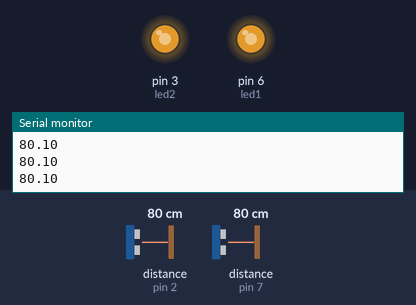
Bench run of a sketch on a simulated Arduino Uno, built with avr-gcc and run on an emulated ATmega328P. On the bench: output pins drawn as LEDs (lit = HIGH), the last lines printed to the serial monitor. Wiring (inferred from the names in the program): 2 × ultrasonic range finder: trigger pin 2, echo pin 2 / trigger pin 7, echo pin 7. The inputs (shaded band) are chosen by the test bench; at power-on: distance to the obstacle (sensors on pin 7, pin 2) 80 cm. The echo pulse lasts 58.3 µs per cm; no radio packets arrive unless stated.

Above: at 1.2 s.
1.3 s: distance to the obstacle (sensor on pin 7) set to 2 cm
At 1.9 s:
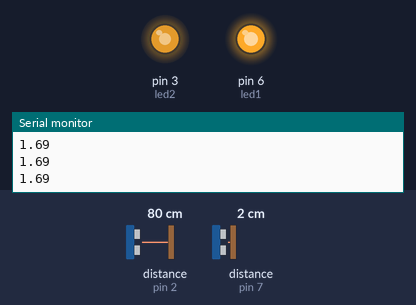
2.8 s: distance to the obstacle (sensor on pin 2) set to 2 cm
At 3.4 s:
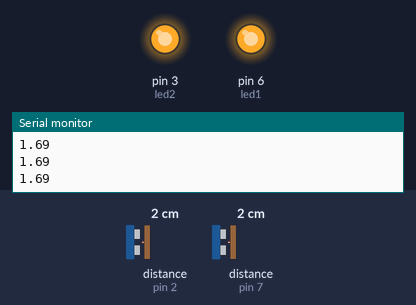
4.3 s: distance to the obstacle (sensor on pin 7) set to 120 cm
At 5.5 s:
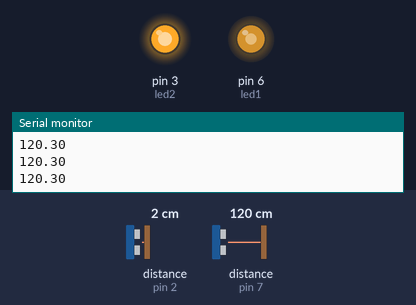
5.8 s: distance to the obstacle (sensor on pin 2) set to 250 cm
At 6.5 s:
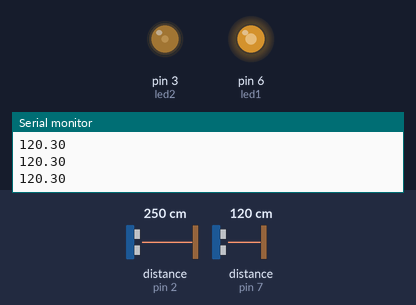
7.3 s: distance to the obstacle (sensor on pin 7) set to 4 cm
At 8.6 s:
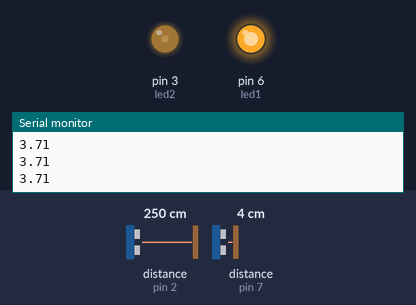
8.9 s: distance to the obstacle (sensor on pin 7) set to 250 cm
At 10.3 s:
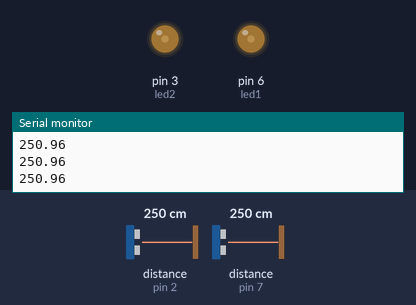
Timing chart, 0 to 11.4 s (numbered marks = the images above; inputs shaded):
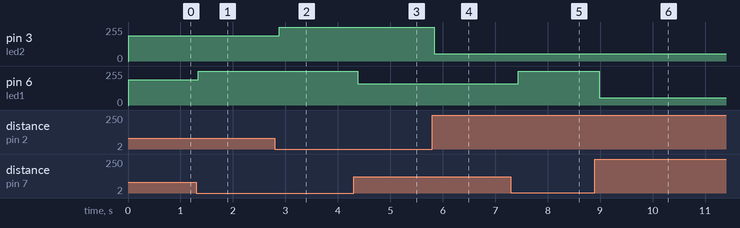

The sketch:

radio_emitter.ino
```cpp
/*
Radio emitter code for the Bumbug.
Made (mostly) by Carlos ★.

Using radiohead library for protoccoled
serial communitation and messaging.

Used for emitting the data from the
ultrasound sensors to board connected to
computer.
*/

#include <SPI.h>    // Allows conection to peripheral devices
#include <RH_ASK.h> // Actual library used for radio communication

// Creates an RH_ASK class
RH_ASK driver;

// Variables requried to cast the to-be-sent message
long distanceLong1;           // Long buffers
long distanceLong2;
double buffDouble = 1000.00;  // Value for integer casting
int len;
int msgSize = 5;
int ascii0 = 48;
char *msg1;
char *msg2;

// Variables required to calculate distance
double distance1;
double distance2;
double brightness1;
double brightness2;
const double sensorRange = 320;
int sensorDistance;
int echo1 = 7;
int echo2 = 2;
int trigger1 = 7;
int trigger2 = 2;

int led1 = 6;
int led2 = 3;

// Function to meassure distance
long readUltrasonicDistance(int triggerPin, int echoPin)
{
    // Clears trigger pin
    pinMode(triggerPin, OUTPUT);
    digitalWrite(triggerPin, LOW);
    delayMicroseconds(2);

    // Triggers a sound wave for 10 microseconds
    digitalWrite(triggerPin, HIGH);
    delayMicroseconds(10);
    digitalWrite(triggerPin, LOW);

    // Returns the travel time of the sound wave in microseconds
    pinMode(echoPin, INPUT);
    return pulseIn(echoPin, HIGH);
}

// Function to cast the message as a char
char *castDistanceAsChar(int msgSize, long distance)
{
    char *msg = (char*) malloc((msgSize + 1) * sizeof(char)); // Allocates memory space for local variable  'msg'
    long valueBuffer = distance;
    for (int j = msgSize; j >= 0; j--)
    {
        msg[j] = (char) ((abs(valueBuffer) % 10) + ascii0);
        /*
        The above stated line works by calculating the distance modulo 10
        (just picking the first digit) and then adding the ascii value for
        0. This is necessary because when casting to the char data type,
        C++ reads what is being casted as an ascii value, to convert to
        the corresponding text.
        */
        valueBuffer /= 10; // Shifts the number by one digit to the right
    }
    return msg;
}

void setup()
{
    pinMode(led1, OUTPUT);
    pinMode(led2, OUTPUT);
    driver.init();      // Initializes driver
    Serial.begin(9600); // Debugging only
}

void loop()
{
    // Measures the ping time in cm
    distance1 = readUltrasonicDistance(trigger1, echo1) * 0.01724;
    distance2 = readUltrasonicDistance(trigger2, echo2) * 0.01724;
    Serial.println(distance1);

    // Turns distance into brightness
    brightness1 = (sensorRange - distance1) * 255 / sensorRange;
    brightness2 = (sensorRange - distance2) * 255 / sensorRange;
    analogWrite(led1, brightness1);
    analogWrite(led2, brightness2);

    distanceLong1 = (long) trunc(distance1 * buffDouble); // Casts distances as an integers
    distanceLong2 = (long) trunc(distance2 * buffDouble);

    // Casts distances (integer) as a character lsits
    msg1 = castDistanceAsChar(msgSize, distanceLong1);
    driver.send((uint8_t *)msg1, msgSize + 1); // Sends message 1
    free(msg1);
    driver.waitPacketSent();

    msg2 = castDistanceAsChar(msgSize, distanceLong2);
    driver.send((uint8_t *)msg2, msgSize + 1); // Sends message 2
    free(msg2);
    driver.waitPacketSent();                   // Waits for message 2 to be sent
}
```

Measured:
- after the input at 1.3 s, pin 6 (led1): 191/255 → 253/255 at once
- after the input at 2.8 s, pin 3 (led2): 191/255 → 253/255 after 0.08 s
- after the input at 4.3 s, pin 6 (led1): 253/255 → 159/255 after 0.08 s
- after the input at 5.8 s, pin 3 (led2): 253/255 → 55/255 at once
- after the input at 7.3 s, pin 6 (led1): 159/255 → 252/255 after 0.14 s
- after the input at 8.9 s, pin 6 (led1): 252/255 → 55/255 after 0.08 s
